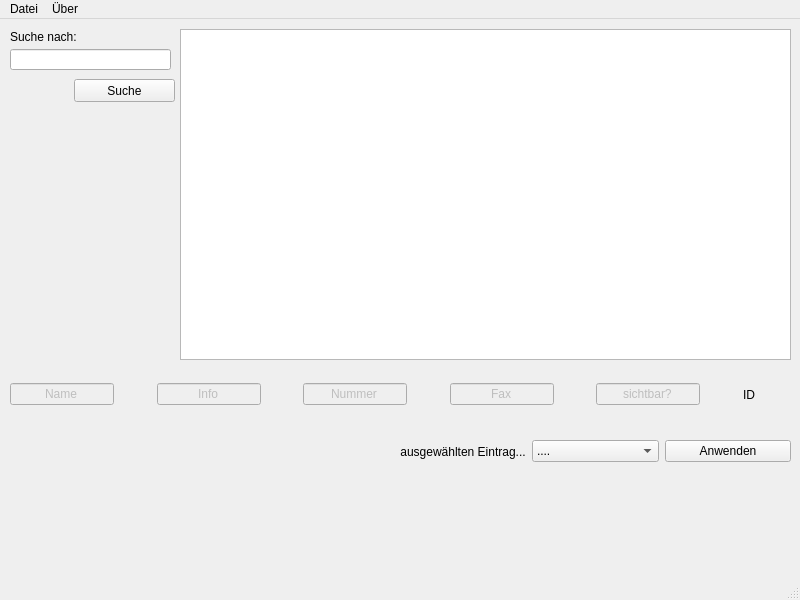
<?xml version="1.0" encoding="UTF-8"?>
<ui version="4.0">
 <class>MainWindow</class>
 <widget class="QMainWindow" name="MainWindow">
  <property name="geometry">
   <rect>
    <x>0</x>
    <y>0</y>
    <width>800</width>
    <height>600</height>
   </rect>
  </property>
  <property name="sizePolicy">
   <sizepolicy hsizetype="Expanding" vsizetype="Expanding">
    <horstretch>0</horstretch>
    <verstretch>0</verstretch>
   </sizepolicy>
  </property>
  <property name="maximumSize">
   <size>
    <width>800</width>
    <height>600</height>
   </size>
  </property>
  <property name="windowTitle">
   <string>MainWindow</string>
  </property>
  <widget class="QWidget" name="centralwidget">
   <widget class="QLineEdit" name="ESuche">
    <property name="geometry">
     <rect>
      <x>10</x>
      <y>30</y>
      <width>161</width>
      <height>21</height>
     </rect>
    </property>
   </widget>
   <widget class="QPushButton" name="BSuche">
    <property name="geometry">
     <rect>
      <x>74</x>
      <y>60</y>
      <width>101</width>
      <height>23</height>
     </rect>
    </property>
    <property name="text">
     <string>Suche</string>
    </property>
   </widget>
   <widget class="QLabel" name="label">
    <property name="geometry">
     <rect>
      <x>10</x>
      <y>10</y>
      <width>81</width>
      <height>16</height>
     </rect>
    </property>
    <property name="text">
     <string>Suche nach:</string>
    </property>
   </widget>
   <widget class="QWidget" name="horizontalLayoutWidget">
    <property name="geometry">
     <rect>
      <x>10</x>
      <y>350</y>
      <width>781</width>
      <height>51</height>
     </rect>
    </property>
    <layout class="QHBoxLayout" name="horizontalLayout">
     <item>
      <widget class="QLineEdit" name="EName">
       <property name="enabled">
        <bool>false</bool>
       </property>
       <property name="text">
        <string>Name</string>
       </property>
       <property name="alignment">
        <set>Qt::AlignCenter</set>
       </property>
       <property name="readOnly">
        <bool>false</bool>
       </property>
      </widget>
     </item>
     <item>
      <spacer name="horizontalSpacer_3">
       <property name="orientation">
        <enum>Qt::Horizontal</enum>
       </property>
       <property name="sizeHint" stdset="0">
        <size>
         <width>40</width>
         <height>20</height>
        </size>
       </property>
      </spacer>
     </item>
     <item>
      <widget class="QLineEdit" name="EInfo">
       <property name="enabled">
        <bool>false</bool>
       </property>
       <property name="text">
        <string>Info</string>
       </property>
       <property name="alignment">
        <set>Qt::AlignCenter</set>
       </property>
       <property name="readOnly">
        <bool>false</bool>
       </property>
      </widget>
     </item>
     <item>
      <spacer name="horizontalSpacer_4">
       <property name="orientation">
        <enum>Qt::Horizontal</enum>
       </property>
       <property name="sizeHint" stdset="0">
        <size>
         <width>40</width>
         <height>20</height>
        </size>
       </property>
      </spacer>
     </item>
     <item>
      <widget class="QLineEdit" name="ENummer">
       <property name="enabled">
        <bool>false</bool>
       </property>
       <property name="text">
        <string>Nummer</string>
       </property>
       <property name="alignment">
        <set>Qt::AlignCenter</set>
       </property>
       <property name="readOnly">
        <bool>false</bool>
       </property>
      </widget>
     </item>
     <item>
      <spacer name="horizontalSpacer">
       <property name="orientation">
        <enum>Qt::Horizontal</enum>
       </property>
       <property name="sizeHint" stdset="0">
        <size>
         <width>40</width>
         <height>20</height>
        </size>
       </property>
      </spacer>
     </item>
     <item>
      <widget class="QLineEdit" name="EFax">
       <property name="enabled">
        <bool>false</bool>
       </property>
       <property name="text">
        <string>Fax</string>
       </property>
       <property name="alignment">
        <set>Qt::AlignCenter</set>
       </property>
       <property name="readOnly">
        <bool>false</bool>
       </property>
      </widget>
     </item>
     <item>
      <spacer name="horizontalSpacer_5">
       <property name="orientation">
        <enum>Qt::Horizontal</enum>
       </property>
       <property name="sizeHint" stdset="0">
        <size>
         <width>40</width>
         <height>20</height>
        </size>
       </property>
      </spacer>
     </item>
     <item>
      <widget class="QLineEdit" name="EVisable">
       <property name="enabled">
        <bool>false</bool>
       </property>
       <property name="text">
        <string>sichtbar?</string>
       </property>
       <property name="alignment">
        <set>Qt::AlignCenter</set>
       </property>
       <property name="readOnly">
        <bool>false</bool>
       </property>
      </widget>
     </item>
     <item>
      <spacer name="horizontalSpacer_2">
       <property name="orientation">
        <enum>Qt::Horizontal</enum>
       </property>
       <property name="sizeHint" stdset="0">
        <size>
         <width>40</width>
         <height>20</height>
        </size>
       </property>
      </spacer>
     </item>
     <item>
      <widget class="QLabel" name="LID">
       <property name="text">
        <string>ID</string>
       </property>
       <property name="alignment">
        <set>Qt::AlignCenter</set>
       </property>
      </widget>
     </item>
     <item>
      <spacer name="horizontalSpacer_6">
       <property name="orientation">
        <enum>Qt::Horizontal</enum>
       </property>
       <property name="sizeHint" stdset="0">
        <size>
         <width>40</width>
         <height>20</height>
        </size>
       </property>
      </spacer>
     </item>
    </layout>
   </widget>
   <widget class="QWidget" name="layoutWidget">
    <property name="geometry">
     <rect>
      <x>400</x>
      <y>420</y>
      <width>391</width>
      <height>25</height>
     </rect>
    </property>
    <layout class="QHBoxLayout" name="horizontalLayout_2">
     <item>
      <widget class="QLabel" name="LWas">
       <property name="text">
        <string>ausgewählten Eintrag...</string>
       </property>
       <property name="alignment">
        <set>Qt::AlignCenter</set>
       </property>
      </widget>
     </item>
     <item>
      <widget class="QComboBox" name="CEditor">
       <item>
        <property name="text">
         <string>....</string>
        </property>
       </item>
       <item>
        <property name="text">
         <string>ändern</string>
        </property>
       </item>
       <item>
        <property name="text">
         <string>löschen</string>
        </property>
       </item>
      </widget>
     </item>
     <item>
      <widget class="QPushButton" name="BAnwenden">
       <property name="text">
        <string>Anwenden</string>
       </property>
      </widget>
     </item>
    </layout>
   </widget>
   <widget class="QTableView" name="tableView">
    <property name="geometry">
     <rect>
      <x>180</x>
      <y>10</y>
      <width>611</width>
      <height>331</height>
     </rect>
    </property>
    <property name="toolTip">
     <string>&lt;html&gt;&lt;head/&gt;&lt;body&gt;&lt;p&gt;Tabelle für die anzuzeigenden Daten&lt;/p&gt;&lt;/body&gt;&lt;/html&gt;</string>
    </property>
    <property name="alternatingRowColors">
     <bool>true</bool>
    </property>
    <property name="sortingEnabled">
     <bool>true</bool>
    </property>
   </widget>
  </widget>
  <widget class="QMenuBar" name="menubar">
   <property name="geometry">
    <rect>
     <x>0</x>
     <y>0</y>
     <width>800</width>
     <height>21</height>
    </rect>
   </property>
   <widget class="QMenu" name="menuDatei">
    <property name="title">
     <string>Datei</string>
    </property>
    <addaction name="actionDatenbank_exportieren"/>
    <addaction name="actionEditor_beenden"/>
   </widget>
   <widget class="QMenu" name="menu_ber">
    <property name="title">
     <string>Über</string>
    </property>
    <addaction name="actionHilfe"/>
    <addaction name="actionKontakt"/>
    <addaction name="actionLizenz"/>
   </widget>
   <addaction name="menuDatei"/>
   <addaction name="menu_ber"/>
  </widget>
  <widget class="QStatusBar" name="statusbar"/>
  <action name="actionDatenbank_exportieren">
   <property name="text">
    <string>Datenbank exportieren</string>
   </property>
  </action>
  <action name="actionEditor_beenden">
   <property name="text">
    <string>Editor beenden</string>
   </property>
  </action>
  <action name="actionHilfe">
   <property name="text">
    <string>Hilfe</string>
   </property>
  </action>
  <action name="actionKontakt">
   <property name="text">
    <string>Kontakt</string>
   </property>
  </action>
  <action name="actionLizenz">
   <property name="text">
    <string>Lizenz</string>
   </property>
  </action>
 </widget>
 <tabstops>
  <tabstop>ESuche</tabstop>
  <tabstop>BSuche</tabstop>
  <tabstop>EName</tabstop>
  <tabstop>EInfo</tabstop>
  <tabstop>ENummer</tabstop>
  <tabstop>EFax</tabstop>
  <tabstop>EVisable</tabstop>
  <tabstop>CEditor</tabstop>
  <tabstop>BAnwenden</tabstop>
 </tabstops>
 <resources/>
 <connections>
  <connection>
   <sender>BSuche</sender>
   <signal>clicked()</signal>
   <receiver>ESuche</receiver>
   <slot>selectAll()</slot>
   <hints>
    <hint type="sourcelabel">
     <x>92</x>
     <y>87</y>
    </hint>
    <hint type="destinationlabel">
     <x>92</x>
     <y>66</y>
    </hint>
   </hints>
  </connection>
  <connection>
   <sender>CEditor</sender>
   <signal>activated(QString)</signal>
   <receiver>EName</receiver>
   <slot>clear()</slot>
   <hints>
    <hint type="sourcelabel">
     <x>639</x>
     <y>447</y>
    </hint>
    <hint type="destinationlabel">
     <x>83</x>
     <y>395</y>
    </hint>
   </hints>
  </connection>
  <connection>
   <sender>CEditor</sender>
   <signal>activated(QString)</signal>
   <receiver>EInfo</receiver>
   <slot>clear()</slot>
   <hints>
    <hint type="sourcelabel">
     <x>566</x>
     <y>449</y>
    </hint>
    <hint type="destinationlabel">
     <x>235</x>
     <y>403</y>
    </hint>
   </hints>
  </connection>
  <connection>
   <sender>CEditor</sender>
   <signal>activated(QString)</signal>
   <receiver>ENummer</receiver>
   <slot>clear()</slot>
   <hints>
    <hint type="sourcelabel">
     <x>603</x>
     <y>445</y>
    </hint>
    <hint type="destinationlabel">
     <x>375</x>
     <y>399</y>
    </hint>
   </hints>
  </connection>
  <connection>
   <sender>CEditor</sender>
   <signal>activated(QString)</signal>
   <receiver>EFax</receiver>
   <slot>clear()</slot>
   <hints>
    <hint type="sourcelabel">
     <x>593</x>
     <y>448</y>
    </hint>
    <hint type="destinationlabel">
     <x>547</x>
     <y>401</y>
    </hint>
   </hints>
  </connection>
  <connection>
   <sender>CEditor</sender>
   <signal>activated(QString)</signal>
   <receiver>EVisable</receiver>
   <slot>clear()</slot>
   <hints>
    <hint type="sourcelabel">
     <x>604</x>
     <y>450</y>
    </hint>
    <hint type="destinationlabel">
     <x>627</x>
     <y>401</y>
    </hint>
   </hints>
  </connection>
  <connection>
   <sender>BAnwenden</sender>
   <signal>clicked()</signal>
   <receiver>MainWindow</receiver>
   <slot>close()</slot>
   <hints>
    <hint type="sourcelabel">
     <x>718</x>
     <y>459</y>
    </hint>
    <hint type="destinationlabel">
     <x>720</x>
     <y>475</y>
    </hint>
   </hints>
  </connection>
  <connection>
   <sender>actionEditor_beenden</sender>
   <signal>triggered()</signal>
   <receiver>MainWindow</receiver>
   <slot>close()</slot>
   <hints>
    <hint type="sourcelabel">
     <x>-1</x>
     <y>-1</y>
    </hint>
    <hint type="destinationlabel">
     <x>399</x>
     <y>299</y>
    </hint>
   </hints>
  </connection>
  <connection>
   <sender>BSuche</sender>
   <signal>clicked()</signal>
   <receiver>tableView</receiver>
   <slot>resizeColumnsToContents()</slot>
   <hints>
    <hint type="sourcelabel">
     <x>163</x>
     <y>93</y>
    </hint>
    <hint type="destinationlabel">
     <x>238</x>
     <y>119</y>
    </hint>
   </hints>
  </connection>
 </connections>
</ui>
